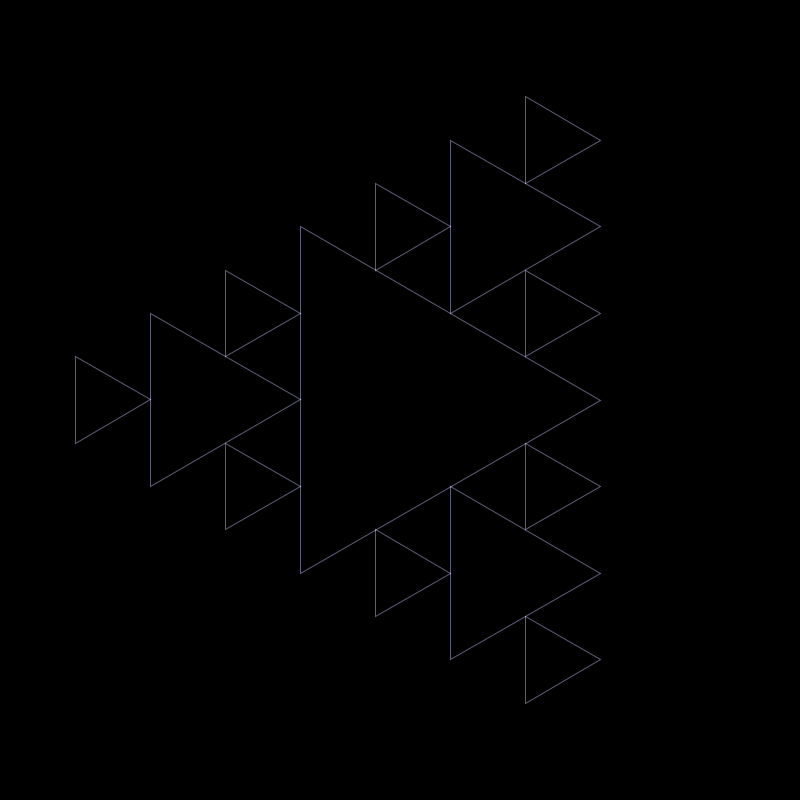
Frame 1 (no input)
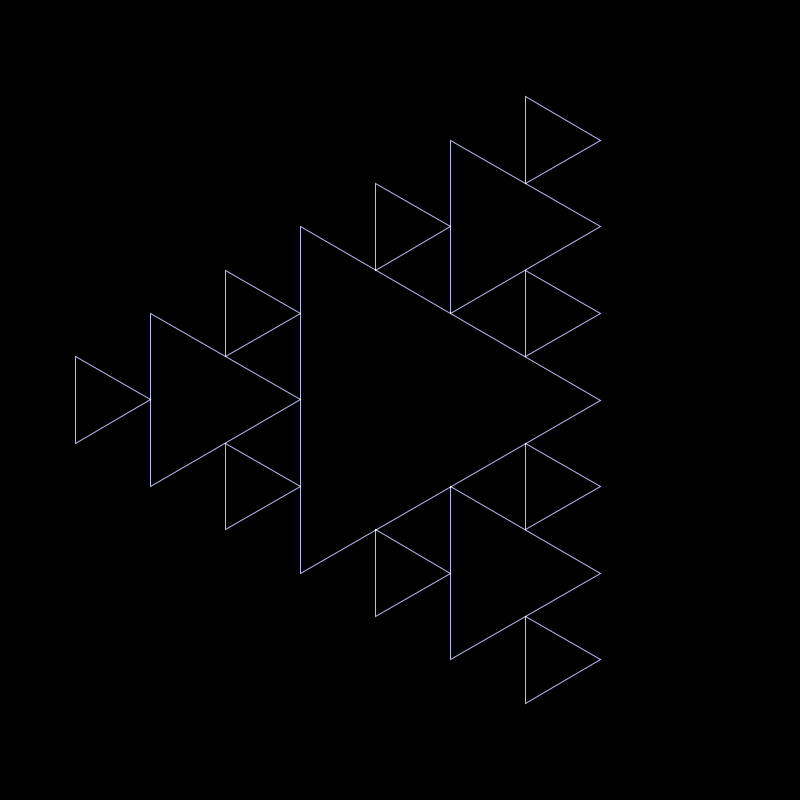
Frame 2 (the mouse pressed at the canvas centre, redrawn once)

The Processing sketch that drew these frames (run headless with seeded random() and noise(); the mouse was pressed at the canvas centre and the sketch redrawn once):

// Processing sketch: sketch_05_fractal_gasket
// ── sketch_05_fractal_gasket.pde
int depth_limit = 2;
int vert = 3;
float k = 0.5;
 
void setup() {
  size(800, 800);
  background(0);
  blendMode(ADD);
  noFill();
  stroke(200,200,255, 120);
  noLoop();
}

void draw(){
  float x = width / 2;
  float y = height / 2;
  float r = 200;
  
  fractalLoop(r, x, y, 0);
}
 
void fractalLoop(float _r, float _x, float _y, int depth) {
  
  if (depth > depth_limit) return;
  
  drawShape(_r, _x, _y);
 
  for (int i = 0; i < vert; i++) {
    float x = _r * cos(TWO_PI / vert * (i+0.5)) + _x;
    float y = _r * sin(TWO_PI / vert * (i+0.5)) + _y;
    
    fractalLoop(_r * k, x, y, depth + 1);
  }  
}
 
void drawShape(float _r, float _x, float _y) {
  
  beginShape();
  for (int i = 0; i < vert; i++) {
    
    float x = _r * cos(TWO_PI / vert * i) + _x;
    float y = _r * sin(TWO_PI / vert * i) + _y;
    
    vertex(x, y);
  }
  endShape(CLOSE);
}
